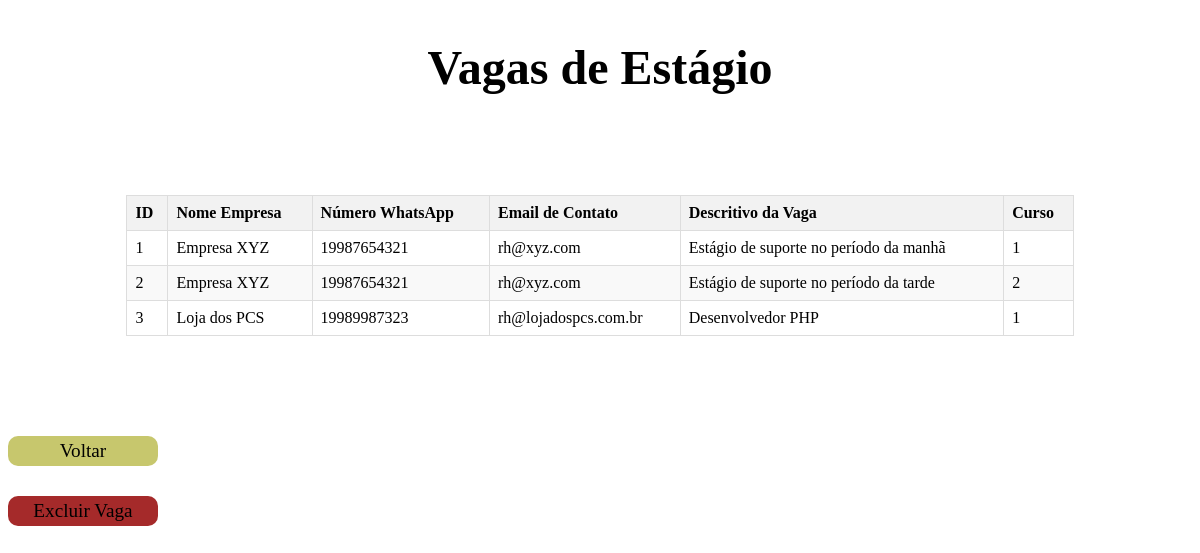
Page /code/listar_vagas.php (signed in) on the committed database.
### tables this page shows
CREATE TABLE `vagas` (
  `id` int NOT NULL,
  `nome_empresa` varchar(100) NOT NULL,
  `numero_whatsapp` varchar(20) DEFAULT NULL,
  `email_contato` varchar(30) DEFAULT NULL,
  `descritivo_vaga` varchar(255) DEFAULT NULL,
  `curso` varchar(2) NOT NULL
);

### code/classes/cadastro.php (called while the page is built, shortened)
<?php
require_once __DIR__ . '/conexao.php';
class Cadastro{
    private $conectar;
    public function __construct(){
        $conexao = new ConexaoBanco();
        $this->conectar = $conexao->getConexao();
    }
    public function mostrarVagas(){
        $cmd = $this->conectar->query("SELECT * FROM vagas");
        return $cmd->fetchAll();
    }
}
?>

### code/classes/conexao.php (called while the page is built, shortened)
<?php
class ConexaoBanco{
    private $conexao;
    public function conectarBanco($dbname,$host,$user,$senha){
        try {
            $this->conexao = new PDO("mysql:dbname=".$dbname.";host=".$host,$user,$senha);
        } catch (PDOException $e) {
            echo "Erro com o banco de dados:".$e->getMessage();
            exit();
        }
    }
    public function getConexao(){
        return $this->conexao;
    }
    public function __destruct(){
        $this->conexao = null;
    }
}
?>

### code/listar_vagas.php (the view, shortened to what this page needs)
<?php
require_once __DIR__ . '/classes/cadastro.php';
$cadastro = NEW Cadastro;
?>
<!DOCTYPE html>
<html lang="en">
<head>
</head>
<body>
    <center>
    <h2>Vagas de Estágio</h2>
    </center>
    <table>
        <thead>
            <tr>
                <th>ID</th>
                <th>Nome Empresa</th>
                <th>Número WhatsApp</th>
                <th>Email de Contato</th>
                <th>Descritivo da Vaga</th>
                <th>Curso</th>
            </tr>
        </thead>
            <tbody>
                <?php
                    $dados = $cadastro->mostrarVagas();
                    foreach($dados as $vagas){
                ?>
                <tr>
                    <td><?php echo $vagas['id'];?></td>
                    <td><?php echo $vagas['nome_empresa'];?></td>
                    <td><?php echo $vagas['numero_whatsapp'];?></td>
                    <td><?php echo $vagas['email_contato'];?></td>
                    <td><?php echo $vagas['descritivo_vaga'];?></td>
                    <td><?php echo $vagas['curso'];?></td>
                </tr>
                <?php
                    }
                ?>
            </tbody>
    </table>
    <div class="botoes">
        <a href="home.php">Voltar</a>
        <a href="remover_vaga.php" class="exclu">Excluir Vaga</a>
    </div>
</body>
</html>

### code/listar_vagas.php (style rules this page uses)
table { margin: 100px auto; width: 80%; border-collapse: collapse; }
th, td { border: 1px solid #ddd; padding: 8px; text-align: left; }
th { background-color: #f2f2f2; }
tr:nth-child(even) { background-color: #f9f9f9; }
h2 { font-size: 3rem; }
a { text-decoration: none; background-color: rgb(199, 199, 109); width: 150px; height: 30px; display: flex; align-items: center; justify-content: center; border-radius: 10px; color: black; font-size: 1.2rem; }
.exclu { background-color: brown; }
.botoes { display: flex; flex-direction: column; gap: 30px; }

### rows in the picture
vagas: id "1", nome_empresa "Empresa XYZ", numero_whatsapp "19987654321", email_contato "rh@xyz.com", descritivo_vaga "Estágio de suporte no período da manhã", curso "1"
vagas: id "2", nome_empresa "Empresa XYZ", numero_whatsapp "19987654321", email_contato "rh@xyz.com", descritivo_vaga "Estágio de suporte no período da tarde", curso "2"
vagas: id "3", nome_empresa "Loja dos PCS", numero_whatsapp "19989987323", email_contato "rh@lojadospcs.com.br", descritivo_vaga "Desenvolvedor PHP", curso "1"
